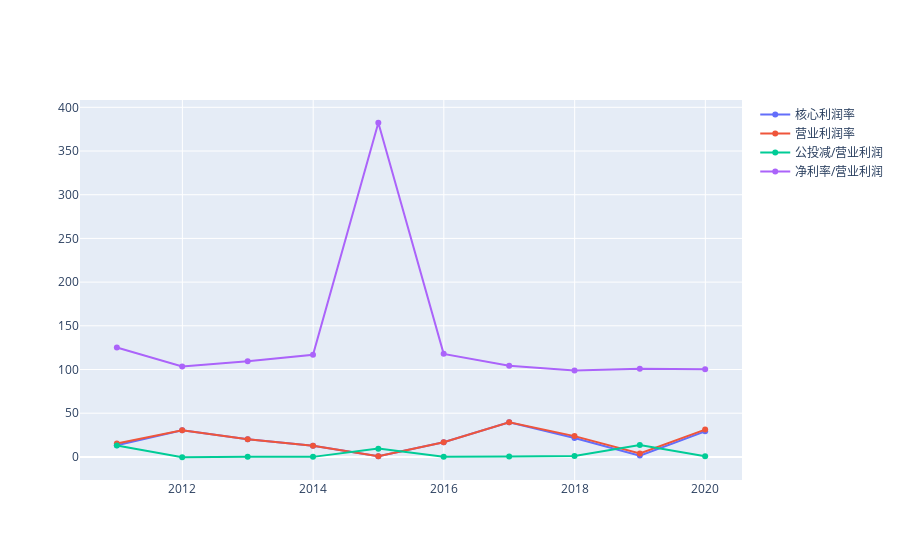

This figure's notebook cell:
### Code cell
fig = go.Figure()
fig.add_trace(go.Scatter(x=data_df.index, y=data_df['oper_profit_ratio'],name='核心利润率'))
fig.add_trace(go.Scatter(x=data_df.index, y=data_df['op_of_gr'],name='营业利润率'))
fig.add_trace(go.Scatter(x=data_df.index, y=data_df['gtj_to_oper'],name='公投减/营业利润'))
fig.add_trace(go.Scatter(x=data_df.index, y=data_df['n_to_oper'],name='净利率/营业利润'))


fig.show()

### Figure 1 — Plotly figure (JSON) as saved in the notebook; plotly's stock layout.template omitted (floating-point values rounded to 4 significant figures)
{"data": [{"name": "核心利润率", "type": "scatter", "x": ["2010-12-31", "2011-12-31", "2012-12-31", "2013-12-31", "2014-12-31", "2015-12-31", "2016-12-31", "2017-12-31", "2018-12-31", "2019-12-31"], "y": [13.22, 30.46, 20.13, 12.7, 0.7287, 16.78, 39.6, 21.62, 1.486, 29.24]}, {"name": "营业利润率", "type": "scatter", "x": ["2010-12-31", "2011-12-31", "2012-12-31", "2013-12-31", "2014-12-31", "2015-12-31", "2016-12-31", "2017-12-31", "2018-12-31", "2019-12-31"], "y": [15.4, 30.42, 20.21, 12.71, 0.8053, 16.83, 39.74, 23.79, 3.914, 31.23]}, {"name": "公投减/营业利润", "type": "scatter", "x": ["2010-12-31", "2011-12-31", "2012-12-31", "2013-12-31", "2014-12-31", "2015-12-31", "2016-12-31", "2017-12-31", "2018-12-31", "2019-12-31"], "y": [13.03, -0.4006, 0.3041, 0.03439, 9.466, 0.2662, 0.3648, 0.9195, 13.58, 0.6692]}, {"name": "净利率/营业利润", "type": "scatter", "x": ["2010-12-31", "2011-12-31", "2012-12-31", "2013-12-31", "2014-12-31", "2015-12-31", "2016-12-31", "2017-12-31", "2018-12-31", "2019-12-31"], "y": [125.1, 103.4, 109.6, 116.9, 382.3, 117.9, 104.2, 98.99, 100.8, 100.3]}], "layout": {}}
